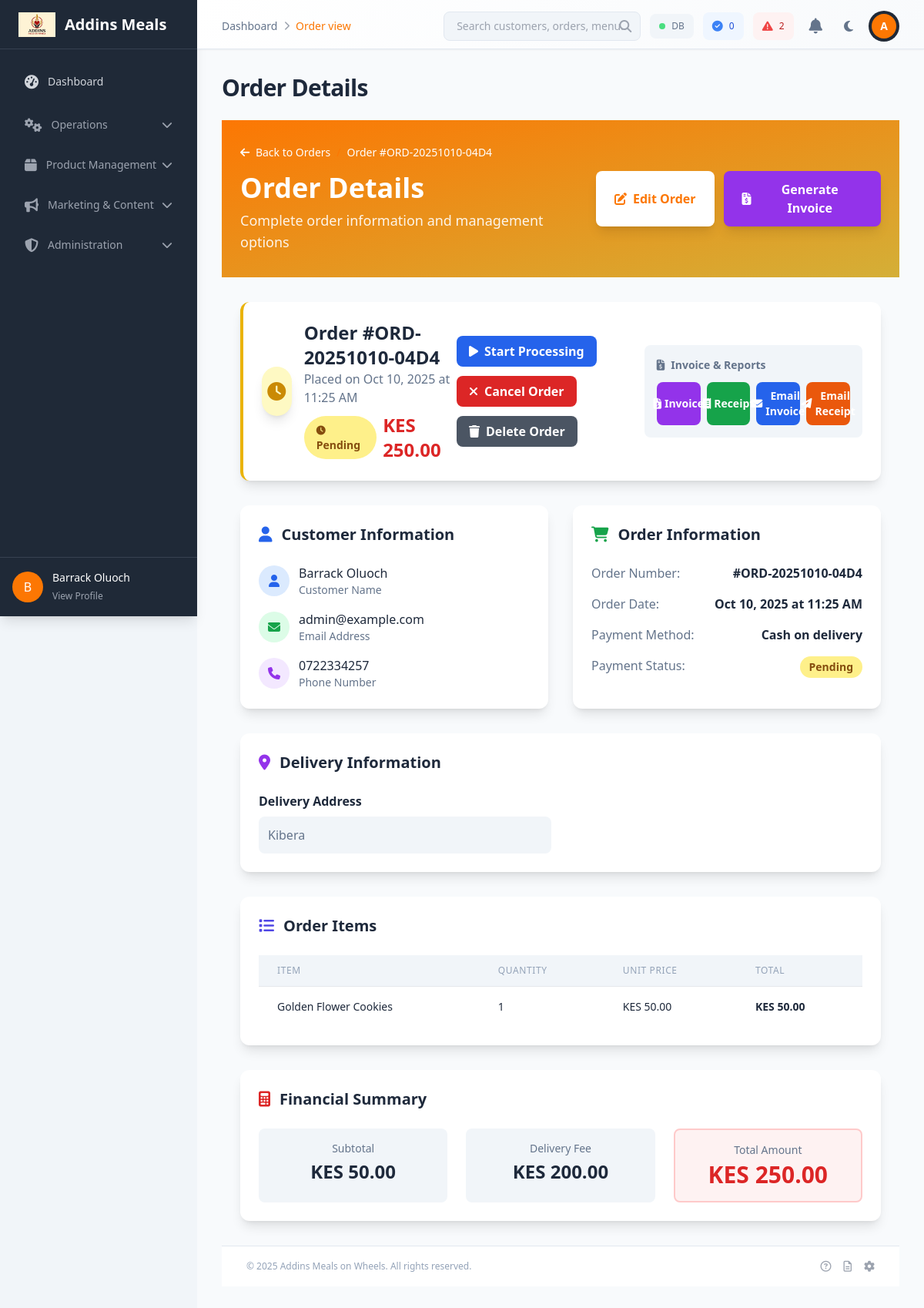
The app's page /admin/order_view.php?id=79 (signed in) with its own data.
### tables this page shows
CREATE TABLE `orders` (
  `id` int(11) NOT NULL,
  `user_id` int(11) NOT NULL,
  `order_number` varchar(50) NOT NULL,
  `customer_name` varchar(255) NOT NULL,
  `customer_email` varchar(255) NOT NULL,
  `customer_phone` varchar(20) NOT NULL,
  `delivery_address` text NOT NULL,
  `delivery_instructions` text DEFAULT NULL,
  `subtotal` decimal(10,2) NOT NULL DEFAULT 0.00,
  `delivery_fee` decimal(10,2) NOT NULL DEFAULT 0.00,
  `total` decimal(10,2) NOT NULL DEFAULT 0.00,
  `payment_method` varchar(50) NOT NULL DEFAULT 'cash_on_delivery',
  `payment_status` enum('pending','confirmed','failed','refunded') NOT NULL DEFAULT 'pending',
  `status` varchar(50) NOT NULL DEFAULT 'pending',
  `created_at` timestamp NOT NULL DEFAULT current_timestamp(),
  `updated_at` timestamp NOT NULL DEFAULT current_timestamp() ON UPDATE current_timestamp()
);

CREATE TABLE `users` (
  `id` int(11) NOT NULL,
  `name` varchar(100) NOT NULL,
  `email` varchar(150) NOT NULL,
  `password` varchar(255) NOT NULL,
  `role` enum('customer','admin','driver','delivery','ambassador') DEFAULT 'customer',
  `created_at` timestamp NOT NULL DEFAULT current_timestamp(),
  `status` enum('active','inactive') NOT NULL DEFAULT 'active',
  `phone` varchar(20) DEFAULT NULL,
  `updated_at` timestamp NOT NULL DEFAULT current_timestamp() ON UPDATE current_timestamp(),
  `created_by` int(11) DEFAULT NULL COMMENT 'ID of the ambassador who referred this user'
);

### admin/order_view.php (the view, shortened to what the rows shown need)
<?php
require_once 'includes/functions.php';
$order_id = (int)$_GET['id'];
$query = "SELECT o.*,
                u.name as customer_name,
                u.email as customer_email,
                u.phone as customer_phone,
                GROUP_CONCAT(oi.item_name SEPARATOR '|||') as item_names,
                GROUP_CONCAT(oi.quantity SEPARATOR '|||') as item_quantities,
                GROUP_CONCAT(oi.price SEPARATOR '|||') as item_prices,
                GROUP_CONCAT(oi.total SEPARATOR '|||') as item_totals,
                COUNT(oi.id) as item_count,
                (SELECT SUM(total) FROM order_items WHERE order_id = o.id) as subtotal,
                (SELECT SUM(total) FROM order_items WHERE order_id = o.id) + COALESCE(o.delivery_fee, 0) as total_amount
         FROM orders o
         LEFT JOIN users u ON o.user_id = u.id
         LEFT JOIN order_items oi ON o.id = oi.order_id
         WHERE o.id = :order_id
         GROUP BY o.id";
$params = [':order_id' => $order_id];
try {
    $stmt = $pdo->prepare($query);
    $stmt->execute($params);
    $order = $stmt->fetch(PDO::FETCH_ASSOC);
} catch (PDOException $e) {
    error_log("Error fetching order details: " . $e->getMessage());
    $_SESSION['message'] = ['type' => 'error', 'text' => 'Database error occurred'];
    header('Location: orders.php');
    exit();
}
include 'includes/header.php';
?>
<div class="bg-gradient-to-br from-primary via-primary-dark to-secondary text-white">
    <div class="container mx-auto px-6 py-8">
        <div class="flex flex-col lg:flex-row lg:items-center lg:justify-between">
            <div>
                <nav class="flex items-center space-x-2 text-sm mb-4">
                    <a href="orders.php" class="hover:text-primary transition-colors">
                        <i class="fas fa-arrow-left mr-1"></i> Back to Orders
                    </a>
                    <span class="text-primary">/</span>
                    <span>Order #<?= htmlspecialchars($order['order_number']) ?></span>
                </nav>
                <h1 class="text-3xl md:text-4xl font-bold mb-2">Order Details</h1>
            </div>
        </div>
    </div>
</div>
<div class="container mx-auto px-6 py-8">
    <div class="bg-white rounded-xl shadow-lg p-6 mb-8 border-l-4 <?php
        echo match($order['status']) {
            'pending' => 'border-yellow-500',
            'processing' => 'border-blue-500',
            'confirmed' => 'border-green-500',
            'delivered' => 'border-purple-500',
            'cancelled' => 'border-red-500',
            default => 'border-gray-500'
        };
    ?>">
        <div class="flex flex-col lg:flex-row lg:items-center lg:justify-between">
            <div class="flex items-center space-x-4">
                <div>
                    <h2 class="text-2xl font-bold text-gray-900">Order #<?= htmlspecialchars($order['order_number']) ?></h2>
                    <p class="text-gray-600">Placed on <?= date('M j, Y \a\t g:i A', strtotime($order['created_at'])) ?></p>
                    <div class="flex items-center space-x-2 mt-2">
                        <span class="px-4 py-2 rounded-full text-sm font-semibold <?php
                            echo match($order['status']) {
                                'pending' => 'bg-yellow-200 text-yellow-800',
                                'processing' => 'bg-blue-200 text-blue-800',
                                'confirmed' => 'bg-green-200 text-green-800',
                                'delivered' => 'bg-purple-200 text-purple-800',
                                'cancelled' => 'bg-red-200 text-red-800',
                                default => 'bg-gray-200 text-gray-800'
                            };
                        ?>">
                            <i class="fas fa-<?php
                                echo match($order['status']) {
                                    'pending' => 'clock',
                                    'processing' => 'cog',
                                    'confirmed' => 'check-circle',
                                    'delivered' => 'truck',
                                    'cancelled' => 'times-circle'
                                };
                            ?> mr-2 text-xs"></i>
                            <?php echo ucfirst($order['status']); ?>
                        </span>
                        <span class="text-2xl font-bold text-red-600">
                            KES <?= number_format($order['total_amount'] ?? 0, 2) ?>
                        </span>
                    </div>
                </div>
            </div>
        </div>
    </div>
    <div class="grid grid-cols-1 lg:grid-cols-2 gap-8 mb-8">
        <div class="bg-white rounded-xl shadow-lg p-6">
            <div class="space-y-4">
                <div class="flex items-center space-x-3">
                    <div>
                        <p class="font-medium text-gray-900"><?php echo htmlspecialchars($order['customer_name']); ?></p>
                        <p class="text-sm text-gray-600">Customer Name</p>
                    </div>
                </div>
                <div class="flex items-center space-x-3">
                    <div>
                        <p class="font-medium text-gray-900"><?php echo htmlspecialchars($order['customer_email']); ?></p>
                        <p class="text-sm text-gray-600">Email Address</p>
                    </div>
                </div>
                <div class="flex items-center space-x-3">
                    <div>
                        <p class="font-medium text-gray-900"><?php echo htmlspecialchars($order['customer_phone']); ?></p>
                        <p class="text-sm text-gray-600">Phone Number</p>
                    </div>
                </div>
            </div>
        </div>
        <div class="bg-white rounded-xl shadow-lg p-6">
            <div class="space-y-4">
                <div class="flex justify-between">
                    <span class="text-gray-600">Order Number:</span>
                    <span class="font-semibold text-gray-900">#<?= htmlspecialchars($order['order_number']) ?></span>
                </div>
                <div class="flex justify-between">
                    <span class="text-gray-600">Order Date:</span>
                    <span class="font-semibold text-gray-900"><?php echo date('M j, Y \a\t g:i A', strtotime($order['created_at'])); ?></span>
                </div>
                <div class="flex justify-between">
                    <span class="text-gray-600">Payment Method:</span>
                    <span class="font-semibold text-gray-900"><?php echo ucfirst(str_replace('_', ' ', $order['payment_method'])); ?></span>
                </div>
                <div class="flex justify-between">
                    <span class="text-gray-600">Payment Status:</span>
                    <span class="px-3 py-1 rounded-full text-sm font-semibold <?php
                        echo match($order['payment_status'] ?? 'pending') {
                            'paid' => 'bg-green-200 text-green-800',
                            'pending' => 'bg-yellow-200 text-yellow-800',
                            'failed' => 'bg-red-200 text-red-800',
                            default => 'bg-gray-200 text-gray-800'
                        };
                    ?>">
                        <?php echo ucfirst($order['payment_status'] ?? 'pending'); ?>
                    </span>
                </div>
            </div>
        </div>
    </div>
    <div class="bg-white rounded-xl shadow-lg p-6 mb-8">
        <div class="grid grid-cols-1 md:grid-cols-2 gap-6">
            <div>
                <h4 class="font-semibold text-gray-900 mb-2">Delivery Address</h4>
                <p class="text-gray-700 bg-gray-50 p-3 rounded-lg">
                    <?php echo htmlspecialchars($order['delivery_address']); ?>
                </p>
            </div>
        </div>
    </div>
    <div class="bg-white rounded-xl shadow-lg p-6 mb-8">
        <?php
        $item_names = !empty($order['item_names']) ? explode('|||', $order['item_names']) : [];
        $item_quantities = !empty($order['item_quantities']) ? explode('|||', $order['item_quantities']) : [];
        $item_prices = !empty($order['item_prices']) ? explode('|||', $order['item_prices']) : [];
        $item_totals = !empty($order['item_totals']) ? explode('|||', $order['item_totals']) : [];
        $item_count = count($item_names);
        ?>
        <div class="overflow-x-auto">
            <table class="min-w-full divide-y divide-gray-200">
                <thead class="bg-gray-50">
                    <tr>
                        <th class="px-6 py-3 text-left text-xs font-medium text-gray-500 uppercase tracking-wider">Item</th>
                        <th class="px-6 py-3 text-left text-xs font-medium text-gray-500 uppercase tracking-wider">Quantity</th>
                        <th class="px-6 py-3 text-left text-xs font-medium text-gray-500 uppercase tracking-wider">Unit Price</th>
                        <th class="px-6 py-3 text-left text-xs font-medium text-gray-500 uppercase tracking-wider">Total</th>
                    </tr>
                </thead>
                <tbody class="bg-white divide-y divide-gray-200">
                    <?php if ($item_count > 0): ?>
                        <?php for ($i = 0; $i < $item_count; $i++): ?>
                        <tr class="hover:bg-gray-50">
                            <td class="px-6 py-4 whitespace-nowrap">
                                <div class="text-sm font-medium text-gray-900"><?php echo htmlspecialchars($item_names[$i] ?? 'Unknown Item'); ?></div>
                            </td>
                            <td class="px-6 py-4 whitespace-nowrap">
                                <div class="text-sm text-gray-900"><?php echo htmlspecialchars($item_quantities[$i] ?? '0'); ?></div>
                            </td>
                            <td class="px-6 py-4 whitespace-nowrap">
                                <div class="text-sm text-gray-900">KES <?php echo number_format($item_prices[$i] ?? 0, 2); ?></div>
                            </td>
                            <td class="px-6 py-4 whitespace-nowrap">
                                <div class="text-sm font-semibold text-gray-900">KES <?php echo number_format($item_totals[$i] ?? 0, 2); ?></div>
                            </td>
                        </tr>
                        <?php endfor; ?>
                    <?php endif; ?>
                </tbody>
            </table>
        </div>
    </div>
    <div class="bg-white rounded-xl shadow-lg p-6">
        <div class="grid grid-cols-1 md:grid-cols-3 gap-6">
            <div class="text-center p-4 bg-gray-50 rounded-lg">
                <p class="text-sm text-gray-600 mb-1">Delivery Fee</p>
                <p class="text-2xl font-semibold <?php echo (($order['delivery_fee'] ?? 0) === 0) ? 'text-green-600' : 'text-gray-900'; ?>">
                    <?php echo (($order['delivery_fee'] ?? 0) === 0) ? 'FREE' : 'KES ' . number_format($order['delivery_fee'] ?? 0, 2); ?>
                </p>
            </div>
        </div>
    </div>
</div>
<?php include 'includes/footer.php'; ?>

### records on screen
orders: order_number "ORD-20251010-04D4", created_at "Oct 10, 2025 at 11:25 AM", status "Pending", user.name "Barrack Oluoch", user.email "admin@example.com", user.phone "0722334257", payment_method "Cash on delivery", payment_status "Pending", delivery_address "Kibera", i "Golden Flower Cookies", i "1", i "50.00", delivery_fee "200.00"

### other values on screen
substr($_SESSION['username'] ?? 'A', 0, 1) "B"
$_SESSION['username'] "Barrack Oluoch"
$breadcrumb['name'] "Dashboard"
$breadcrumb['name'] "Order view"
$systemStatus['orders_today'] "0"
$systemStatus['pending_orders'] "2"
substr($_SESSION['name'] ?? 'A', 0, 1) "A"
$page_title "Order Details"
$order['total_amount'] "250.00"
$order['subtotal'] "50.00"
